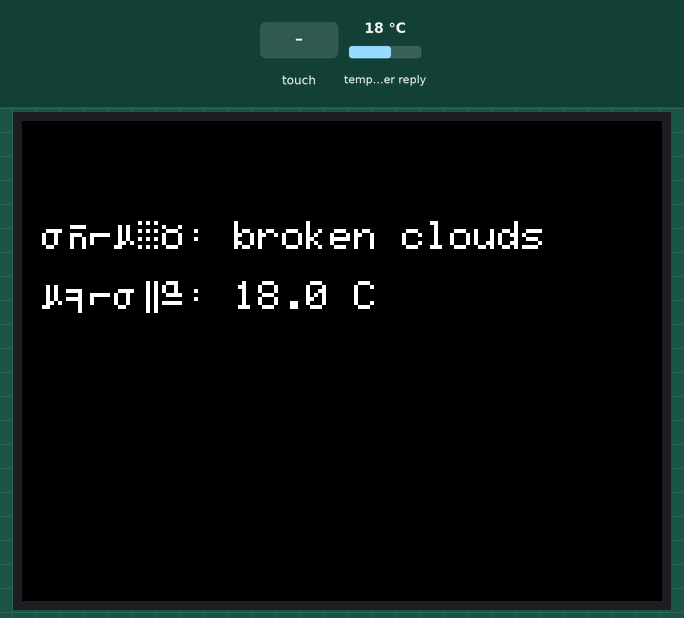
Bench run of a sketch on a simulated ESP32. On the bench: 320×240 colour display. The inputs (shaded band) are chosen by the test bench; at power-on: temperature in the weather reply 18 °C. WiFi joins after 1.5 s; servers stay silent unless stated; the local clock reads 2024-03-15 10:24:30 at power-on unless the sketch sets it; web services answer with replies made up by the test bench; what the sketch prints to the serial monitor is not drawn.

Above: at 2.1 s.
At 6.2 s:
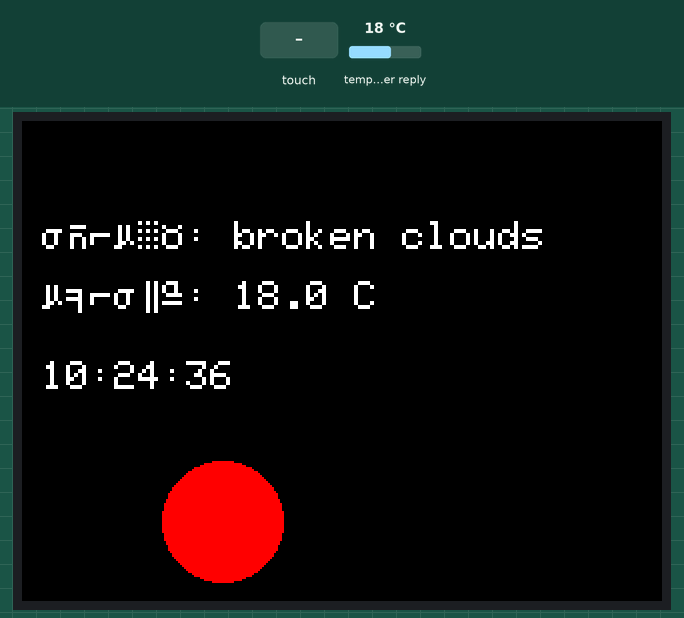
6.3 s: screen touched at 38 % across, 90 % down
At 11.8 s:
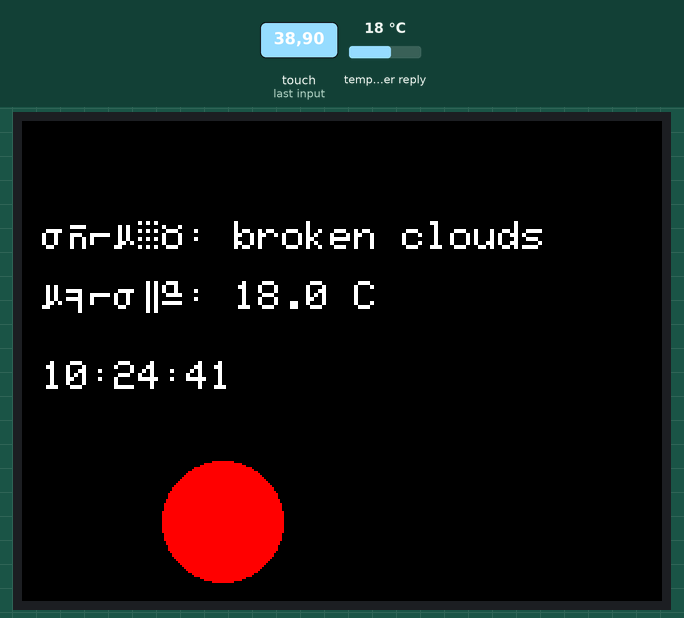
Timing chart, 0 to 13.3 s (numbered marks = the images above; inputs shaded):
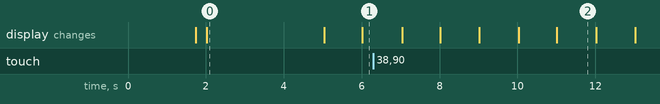

The sketch:

HomeSystem.ino
```cpp
#include <WiFi.h>
#include <HTTPClient.h>
#include <ArduinoJson.h>
#include <TFT_eSPI.h>
#include <time.h>

// WiFi 连接信息
const char* ssid = "iQOO12";
const char* password = "womima2013.";

// OpenWeatherMap API 信息（替换为你的 API Key 和城市 ID）
const char* apiKey = "a32b831995d66f7c5563e9d2a1ed5278";
const char* cityID = "1795565";
const char* weatherUrl = "http://api.openweathermap.org/data/2.5/weather?id=1795565&appid=a32b831995d66f7c5563e9d2a1ed5278&units=metric&lang=zh_cn";

// NTP 服务器
const char* ntpServer = "pool.ntp.org";
long  gmtOffset_sec = 8 * 3600;  // UTC+8
int daylightOffset_sec = 0;

unsigned long lastWeatherUpdate = 0;  // 记录上次更新时间
const unsigned long weatherUpdateInterval = 1800000;  // 30分钟（毫秒）

// 触摸按钮坐标（灯开关）
#define BUTTON_X 100
#define BUTTON_Y 200
#define BUTTON_RADIUS 30

bool lightState = false;  // 灯光状态
TFT_eSPI tft = TFT_eSPI();  // TFT 屏幕对象

void setup() {
    Serial.begin(115200);
    tft.init();
    tft.setRotation(3);
    tft.fillScreen(TFT_BLACK);
    tft.setTextColor(TFT_WHITE, TFT_BLACK);
    tft.setTextSize(2);

    // 连接 WiFi
    connectWiFi();

    // 获取天气数据
    getWeatherData();
    delay(3000);
    // 配置 NTP 时间
    configTime(gmtOffset_sec, daylightOffset_sec, ntpServer);

    // 绘制 UI
    drawUI();
}

void loop() {
    // 更新时间
    displayTime();

    // 每30分钟更新一次天气
    if (millis() - lastWeatherUpdate > weatherUpdateInterval) {
        getWeatherData();  // 获取并更新天气数据
        lastWeatherUpdate = millis();  // 记录更新时间
    }

    // 检测触摸事件
    checkTouch();
}

// 连接 WiFi
void connectWiFi() {
    WiFi.begin(ssid, password);
    tft.setCursor(10, 10);
    tft.print("连接WiFi...");
    while (WiFi.status() != WL_CONNECTED) {
        delay(500);
        Serial.print(".");
    }
    Serial.println("\nWiFi 连接成功!");
    tft.fillScreen(TFT_BLACK);
}

// 获取天气数据
void getWeatherData() {
    HTTPClient http;
    http.begin(weatherUrl);
    int httpCode = http.GET();

    if (httpCode > 0) {
        String payload = http.getString();
        DynamicJsonDocument doc(1024);
        deserializeJson(doc, payload);

        String weatherDesc = doc["weather"][0]["description"].as<String>();
        float temperature = doc["main"]["temp"];

        tft.setCursor(10, 50);
        tft.printf("天气: %s", weatherDesc.c_str());
        tft.setCursor(10, 80);
        tft.printf("温度: %.1f C", temperature);
        Serial.print("天气：");
        Serial.println(weatherDesc.c_str());
        Serial.print("温度:");
        Serial.println(temperature);
    }
    http.end();
}

// 绘制 UI 界面
void drawUI() {
    // 画灯光开关按钮
    drawButton(lightState);
}

// 显示当前时间
void displayTime() {
    struct tm timeinfo;
    if (!getLocalTime(&timeinfo)) {
        Serial.println("获取时间失败");
        return;
    }

    char timeStr[16];
    strftime(timeStr, sizeof(timeStr), "%H:%M:%S", &timeinfo);
    tft.fillRect(10, 120, 100, 20, TFT_BLACK);  // 清除旧时间
    tft.setCursor(10, 120);
    tft.print(timeStr);
    // Serial.print("时间：");
    // Serial.println(timeStr);
}

// 画开关按钮
void drawButton(bool state) {
    uint16_t color = state ? TFT_GREEN : TFT_RED;
    tft.fillCircle(BUTTON_X, BUTTON_Y, BUTTON_RADIUS, color);
}

// 检测触摸事件（需要电阻屏或触摸支持）
void checkTouch() {
    uint16_t x, y;
    if (tft.getTouch(&x, &y)) {
        if ((x - BUTTON_X) * (x - BUTTON_X) + (y - BUTTON_Y) * (y - BUTTON_Y) <= BUTTON_RADIUS * BUTTON_RADIUS) {
            lightState = !lightState;  // 切换状态
            drawButton(lightState);
            Serial.println(lightState ? "灯光打开" : "灯光关闭");
        }
    }
}
```

Measured:
- what the display in image 0 shows lasts 3.0 s, from 2.0 s to 5.0 s
